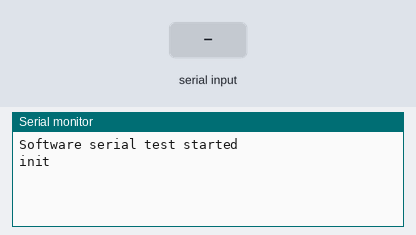
The sketch below on a simulated Arduino Uno, built with avr-gcc and run on an emulated ATmega328P. On the bench: the last lines printed to the serial monitor. Inputs (shaded band) come from the test bench. The modem accepts every AT command (registered, SIM ready, sends succeed) and sends nothing else.

Above: at 1.2 s.
1.3 s: "OK:1\n" received over the second serial link
At 4.2 s:
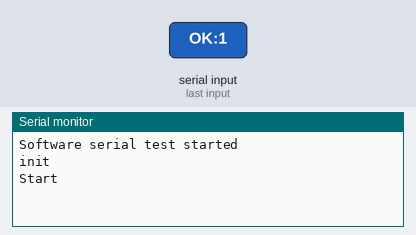
4.3 s: "OK:150\n" received over the second serial link
At 6.4 s:
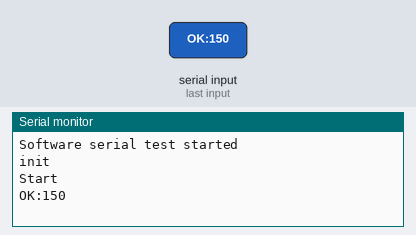
6.7 s: "OK\n" received over the second serial link
At 7.6 s:
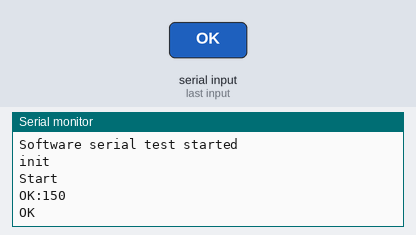
8.2 s: "+CME ERROR:50\n" received over the second serial link
At 8.8 s:
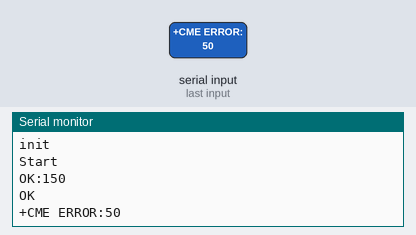
9.7 s: "+CAMCAP:\n" received over the second serial link
At 10.9 s:
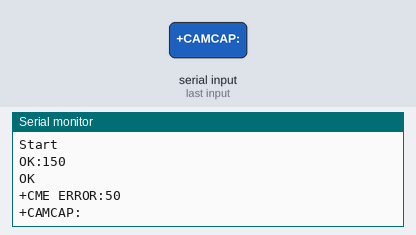
11.2 s: ":\n" received over the second serial link
At 12.3 s:
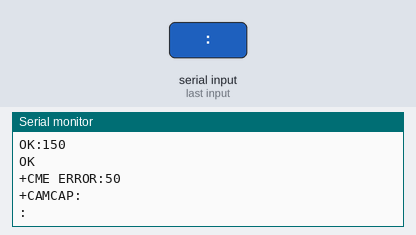

The sketch:

a20project.ino
```cpp
#include <SoftwareSerial.h>


unsigned char state=0;

SoftwareSerial swSer(13, 15, false, 256);
enum mystate {
  INIT,
  CLOSE_ECHO,
  START_CAM,
  CAPTURE,
  READ,
  WAIT,

  };


void setup() {
  Serial.begin(115200);
  swSer.begin(115200);

  Serial.println("\nSoftware serial test started");

}

void loop()
{
  switch(state)
  {
    case INIT:
        init_gsm();
    break;
    case CLOSE_ECHO:
        close_echo();
    break;
    case START_CAM:
       // Serial.println("Start cam");
        startcam();
    break;
    case CAPTURE:
        capture();
    break;
    case READ:

    break;
    case WAIT:
        wait();
    break;
  }

  /* while (swSer.available() > 0) {
    Serial.write(swSer.read());
  }
  while (Serial.available() > 0) {
    swSer.write(Serial.read());
  }
  */
}
```

gsm.ino
```cpp
unsigned long pv_gsm = 0;
long intval_gsm = 1000;
unsigned long currentgsm;
void init_gsm()
{
  currentgsm = millis();
  if (currentgsm - pv_gsm >= intval_gsm)
  {
      swSer.println("AT");
      pv_gsm = currentgsm;
      Serial.println("init");
  }
  while (swSer.available() > 0)
  {
    String input = swSer.readStringUntil('\r');
    if(input.indexOf("OK")!=-1)
    {
      state = CLOSE_ECHO;
      return;
    }
  }
}

void close_echo()
{
  currentgsm = millis();
  if (currentgsm - pv_gsm >= intval_gsm)
  {
      swSer.println("ATE0");
      pv_gsm = currentgsm;
      Serial.println("Close Echo");
  }

  while (swSer.available() > 0)
  {
    String input = swSer.readStringUntil('\r');
    if(input.indexOf("OK")!=-1)
    {
      state = START_CAM;
      return;
    }
  }
}

void startcam()
{
  intval_gsm=3000;
  currentgsm = millis();
  if (currentgsm - pv_gsm >= intval_gsm)
  {
      swSer.println("AT+CAMSTART=1");
      pv_gsm = currentgsm;
      Serial.println("Start");
  }

  while (swSer.available() > 0)
  {
    String input = swSer.readStringUntil('\r');
    if(input.indexOf("OK")!=-1)
    {
      state = CAPTURE;
      intval_gsm=1000;
      return;
    }
    if(input.indexOf("+CME ERROR:50")!=-1)
    {
      state = CAPTURE;
      intval_gsm=1000;
      return;
    }
  }
}
void capture()
{
  intval_gsm=3000;
  currentgsm = millis();
  if (currentgsm - pv_gsm >= intval_gsm)
  {
      swSer.println("AT+CAMCAP");
      pv_gsm = currentgsm;
      Serial.println("Capture");
  }
  //+CAMCAP:22039
  while (swSer.available() > 0)
  {
    String input = swSer.readStringUntil('\r');
    Serial.println(input);
    if(input.indexOf("OK")!=-1)
    {
      state = WAIT;
      intval_gsm=1000;
      return;
    }

    if(input.indexOf("+CAMCAP:")!=-1)
    {
      unsigned int len = input.indexOf(":");
      len = input.substring(len+1).toInt();
      Serial.println(len);
      state = WAIT;
      intval_gsm=1000;
      return;
    }

  }
}
void wait()
{
  while (swSer.available() > 0) {
    Serial.write(swSer.read());
  }
  while (Serial.available() > 0) {
    swSer.write(Serial.read());
  }
}
```

Measured:
- after the input at 1.3 s, the serial monitor: prints a new line after 2.7 s (image 1)
- after the input at 4.3 s, the serial monitor: prints a new line after 1.0 s (image 2)
- after the input at 6.7 s, the serial monitor: prints a new line at once (image 3)
- after the input at 8.2 s, the serial monitor: prints a new line at once (image 4)
- after the input at 9.7 s, the serial monitor: prints a new line at once (image 5)
- after the input at 11.2 s, the serial monitor: prints a new line at once (image 6)
